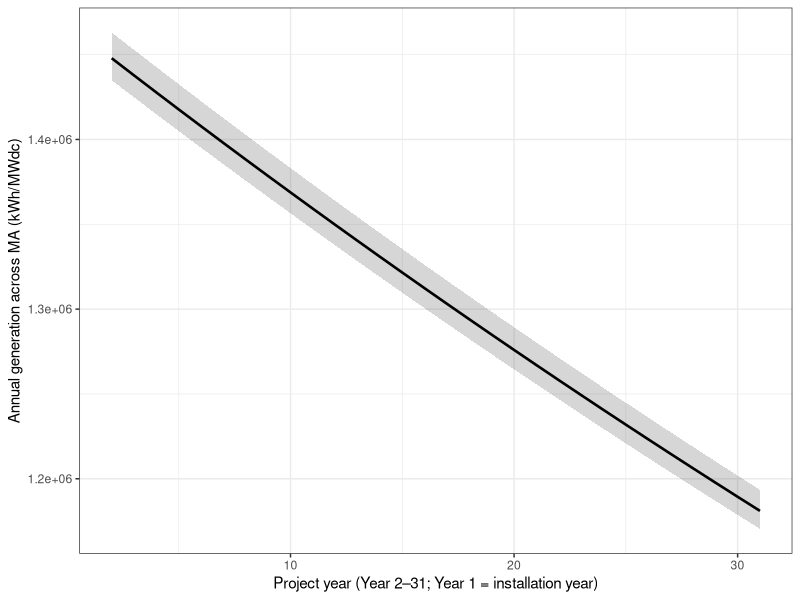
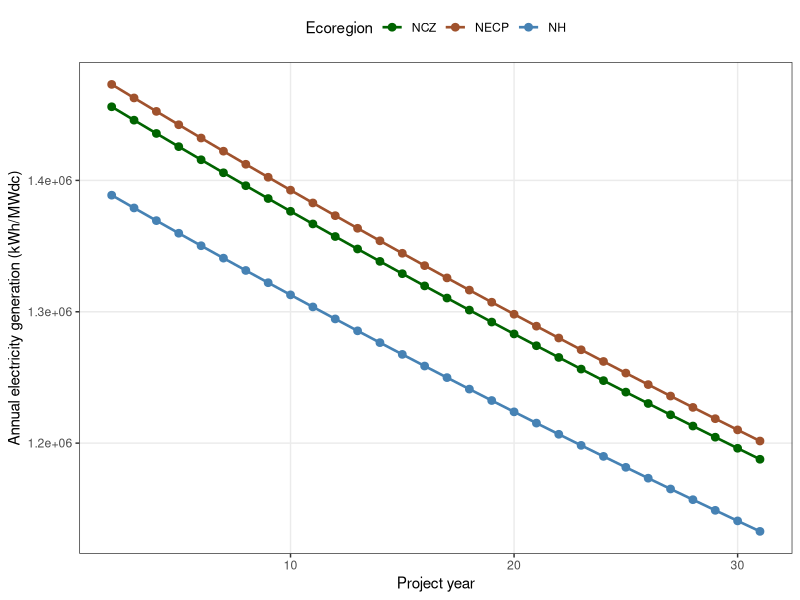

These charts were generated, in order, by the following R code:
## ---- chunk 1

# ------------------------------------------------------------
# 1) Load SAM annual generation table
# ------------------------------------------------------------
# Expected format (Solar_Generation_1222.xlsx):
#   - Column 1: project year index (1..31)
#   - Remaining columns: SAM points grouped by ecoregion
library(readxl)
Annual_SAM <- read_xlsx("Solar_Generation_1222.xlsx")


## ---- chunk 2

# ------------------------------------------------------------
# 2) Define ecoregion weights and column groups
# ------------------------------------------------------------
# w_ecoreg: relative area weights based on pixel counts (or any
#           area proxy) for each EPA Level-3 ecoregion in MA.
# idx_*   : column indices in Annual_SAM corresponding to SAM
#           sample points for each ecoregion.
library(dplyr)

w_ecoreg <- c(
  NH   = 8657,   # Northeastern Highlands (58)
  NCZ  = 41657,  # Northeastern Coastal Zone (59)
  NECP = 6028    # Atlantic Coastal Pine Barrens (84)
)
w_ecoreg <- w_ecoreg / sum(w_ecoreg)  # normalize to sum to 1

idx_NH   <- 2:6
idx_NCZ  <- 7:16
idx_NECP <- 17:21
## ---- chunk 3

# ------------------------------------------------------------
# 3) Prepare SAM table (keep Year 2–31 only)
# ------------------------------------------------------------
# - Rename first column as year_idx
# - Keep project years 2..31 (exclude Year 1 = installation year)
sam <- Annual_SAM %>%
  rename(year_idx = 1) %>%
  mutate(year_idx = as.integer(year_idx)) %>%
  filter(year_idx >= 2, year_idx <= 31) %>%
  arrange(year_idx)

## ---- chunk 4

# ------------------------------------------------------------
# 4) Bootstrap function: weighted MA annual generation
# ------------------------------------------------------------
# Bootstrap scheme:
#   - For each replicate:
#       * resample SAM point columns WITHIN each ecoregion
#       * compute rowMeans (annual mean across resampled points)
#       * combine ecoregion means using w_ecoreg
# Returns:
#   - year_idx: vector (Year 2–31)
#   - reps:    matrix [n_rep x n_year] of bootstrap draws
bootstrap_weighted_generation <- function(sam_df,
                                          idx_NH, idx_NCZ, idx_NECP,
                                          w_ecoreg,
                                          n_rep = 1000,
                                          seed = 42) {
  set.seed(seed)

  # Ecoregion matrices: rows = years, cols = SAM points
  M_NH   <- as.matrix(sam_df[, idx_NH,   drop = FALSE])
  M_NCZ  <- as.matrix(sam_df[, idx_NCZ,  drop = FALSE])
  M_NECP <- as.matrix(sam_df[, idx_NECP, drop = FALSE])

  n_year <- nrow(sam_df)
  out <- matrix(NA_real_, nrow = n_rep, ncol = n_year)

  for (r in seq_len(n_rep)) {
    # Resample columns within each ecoregion (same #cols, with replacement)
    s_NH   <- sample(seq_len(ncol(M_NH)),   size = ncol(M_NH),   replace = TRUE)
    s_NCZ  <- sample(seq_len(ncol(M_NCZ)),  size = ncol(M_NCZ),  replace = TRUE)
    s_NECP <- sample(seq_len(ncol(M_NECP)), size = ncol(M_NECP), replace = TRUE)

    # Annual mean generation per ecoregion for this replicate
    mu_NH   <- rowMeans(M_NH[,   s_NH,   drop = FALSE], na.rm = TRUE)
    mu_NCZ  <- rowMeans(M_NCZ[,  s_NCZ,  drop = FALSE], na.rm = TRUE)
    mu_NECP <- rowMeans(M_NECP[, s_NECP, drop = FALSE], na.rm = TRUE)

    # Area-weighted MA mean generation (kWh/MWdc)
    out[r, ] <- w_ecoreg["NH"]   * mu_NH +
                w_ecoreg["NCZ"]  * mu_NCZ +
                w_ecoreg["NECP"] * mu_NECP
  }

  list(
    year_idx = sam_df$year_idx,
    reps = out
  )
}

## ---- chunk 5

# ------------------------------------------------------------
# 5) Run bootstrap + summarize uncertainty by project year
# ------------------------------------------------------------
res <- bootstrap_weighted_generation(
  sam_df  = sam,
  idx_NH  = idx_NH,
  idx_NCZ = idx_NCZ,
  idx_NECP = idx_NECP,
  w_ecoreg = w_ecoreg,
  n_rep = 1000,
  seed  = 42
)

year_idx <- res$year_idx
reps     <- res$reps

summary_tbl <- tibble(
  year_idx = year_idx,
  gen_mean = colMeans(reps, na.rm = TRUE),
  gen_lo   = apply(reps, 2, quantile, probs = 0.025, na.rm = TRUE),
  gen_hi   = apply(reps, 2, quantile, probs = 0.975, na.rm = TRUE)
)

summary_tbl

## ---- chunk 6
# ------------------------------------------------------------
# 6) Plot: MA annual generation with 95% interval
# ------------------------------------------------------------
library(ggplot2)
library(scales)

ggplot(summary_tbl, aes(x = year_idx, y = gen_mean)) +
  geom_ribbon(aes(ymin = gen_lo, ymax = gen_hi), alpha = 0.2) +
  geom_line(linewidth = 0.9) +
  scale_y_continuous(labels = scales::label_scientific()) +
  labs(
    x = "Project year (Year 2–31; Year 1 = installation year)",
    y = "Annual generation across MA (kWh/MWdc)"
  ) +
  theme_bw()

## ---- chunk 7

# ------------------------------------------------------------
# 7) Save bootstrap draws for downstream Monte Carlo model
# ------------------------------------------------------------
sam_bootstrap <- list(
  SAM_Bootstrap_MA = reps,     # matrix [n_rep x n_year]
  year_idx = year_idx,         # project year (2–31)
  weights  = w_ecoreg,         # ecoregion weights (sum to 1)
  n_rep    = nrow(reps)
)

#saveRDS(sam_bootstrap, file = "sam_generation_bootstrap.rds")

## ---- chunk 8

# ------------------------------------------------------------
# 8) (Optional) Ecoregion-specific mean generation (no bootstrap)
# ------------------------------------------------------------
# Computes simple rowMeans by ecoregion, useful for diagnostics
# or plotting ecoregion curves side-by-side.
library(dplyr)
library(ggplot2)

calc_ecoregion_means <- function(sam_df, idx_NH, idx_NCZ, idx_NECP) {

  M_NH   <- as.matrix(sam_df[, idx_NH,   drop = FALSE])
  M_NCZ  <- as.matrix(sam_df[, idx_NCZ,  drop = FALSE])
  M_NECP <- as.matrix(sam_df[, idx_NECP, drop = FALSE])

  tibble(
    project_year = sam_df$year_idx,
    NH   = rowMeans(M_NH,   na.rm = TRUE),
    NCZ  = rowMeans(M_NCZ,  na.rm = TRUE),
    NECP = rowMeans(M_NECP, na.rm = TRUE)
  )
}

gen_ecoreg_mean <- calc_ecoregion_means(
  sam_df  = sam,
  idx_NH  = idx_NH,
  idx_NCZ = idx_NCZ,
  idx_NECP = idx_NECP
)


## ---- chunk 9
# ------------------------------------------------------------
# 9) (Optional) Plot: ecoregion-specific mean generation curves
# ------------------------------------------------------------

library(tidyr)
library(scales)

gen_long <- gen_ecoreg_mean %>%
  pivot_longer(cols = c(NH, NCZ, NECP),
               names_to = "ecoregion",
               values_to = "generation")

ggplot(gen_long, aes(x = project_year, y = generation, color = ecoregion)) +
  scale_color_manual(values = c(NH = "steelblue", NCZ = "darkgreen", NECP = "sienna")) +
  geom_line(linewidth = 0.9) +
  geom_point(size = 2.3) +
  scale_y_continuous(labels = scales::label_scientific(digits = 2)) +
  labs(
    x = "Project year",
    y = "Annual electricity generation (kWh/MWdc)",
    color = "Ecoregion"
  ) +
  theme_bw() +
  theme(
    panel.grid.minor = element_blank(),
    legend.position = "top"
  )

